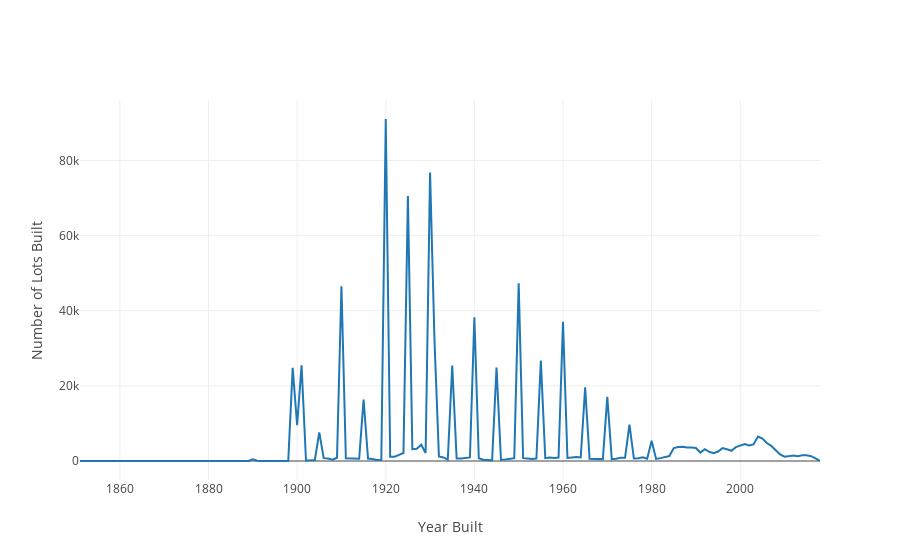

Write notebook code for a chart like this one.
### Markdown cell above
# Part 1: Binning and Aggregation
Binning is a common strategy for visualizing large datasets. Binning is inherent to a few types of visualizations, such as histograms and 2D histograms (also check out their close relatives: 2D density plots and the more general form: heatmaps.

While these visualization types explicitly include binning, any type of visualization used with aggregated data can be looked at in the same way. For example, lets say we wanted to look at building construction over time. This would be best viewed as a line graph, but we can still think of our results as being binned by year:

### Code cell
trace = go.Scatter(
    # I'm choosing BBL here because I know it's a unique key.
    x = ny.groupby('YearBuilt').count()['BBL'].index,
    y = ny.groupby('YearBuilt').count()['BBL']
)

layout = go.Layout(
    xaxis = dict(title = 'Year Built'),
    yaxis = dict(title = 'Number of Lots Built')
)

fig = go.Figure(data = [trace], layout = layout)
plotly.offline.iplot(fig)

### Figure 1 — Plotly figure (JSON) as saved in the notebook; plotly's stock layout.template omitted (floating-point values rounded to 4 significant figures; data arrays with more than 128 entries replaced by an {"elided": "..."} marker saying what was removed)
{"data": [{"type": "scatter", "uid": "fbf76b92-bf78-11e8-9f57-88e9fe702a96", "x": {"elided": "168 int values"}, "y": {"elided": "168 int values"}}], "layout": {"xaxis": {"title": "Year Built"}, "yaxis": {"title": "Number of Lots Built"}}}
